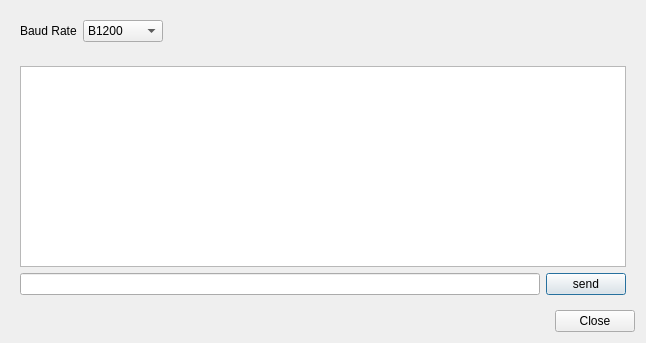
<?xml version="1.0" encoding="UTF-8"?>
<ui version="4.0">
 <class>SerialDialog</class>
 <widget class="QDialog" name="SerialDialog">
  <property name="geometry">
   <rect>
    <x>0</x>
    <y>0</y>
    <width>646</width>
    <height>343</height>
   </rect>
  </property>
  <property name="windowTitle">
   <string>Dialog</string>
  </property>
  <layout class="QVBoxLayout" name="verticalLayout">
   <item>
    <widget class="QWidget" name="widget" native="true">
     <layout class="QHBoxLayout" name="horizontalLayout">
      <item>
       <widget class="QLabel" name="label">
        <property name="text">
         <string>Baud Rate</string>
        </property>
       </widget>
      </item>
      <item>
       <widget class="QComboBox" name="comboBox">
        <item>
         <property name="text">
          <string>B1200</string>
         </property>
        </item>
        <item>
         <property name="text">
          <string>B1800</string>
         </property>
        </item>
        <item>
         <property name="text">
          <string>B2400</string>
         </property>
        </item>
        <item>
         <property name="text">
          <string>B4800</string>
         </property>
        </item>
        <item>
         <property name="text">
          <string>B9600</string>
         </property>
        </item>
        <item>
         <property name="text">
          <string>B19200</string>
         </property>
        </item>
        <item>
         <property name="text">
          <string>B38400</string>
         </property>
        </item>
        <item>
         <property name="text">
          <string>B38400</string>
         </property>
        </item>
        <item>
         <property name="text">
          <string>B57600</string>
         </property>
        </item>
        <item>
         <property name="text">
          <string>B115200 </string>
         </property>
        </item>
       </widget>
      </item>
      <item>
       <spacer name="horizontalSpacer">
        <property name="orientation">
         <enum>Qt::Horizontal</enum>
        </property>
        <property name="sizeHint" stdset="0">
         <size>
          <width>451</width>
          <height>20</height>
         </size>
        </property>
       </spacer>
      </item>
     </layout>
    </widget>
   </item>
   <item>
    <widget class="QWidget" name="uiWMsgBox" native="true">
     <layout class="QGridLayout" name="gridLayout">
      <item row="1" column="0">
       <widget class="QLineEdit" name="lineEdit"/>
      </item>
      <item row="1" column="1">
       <widget class="QPushButton" name="pushButton">
        <property name="text">
         <string>send</string>
        </property>
       </widget>
      </item>
      <item row="0" column="0" colspan="2">
       <widget class="QTextBrowser" name="textBrowser"/>
      </item>
     </layout>
    </widget>
   </item>
   <item>
    <widget class="QDialogButtonBox" name="buttonBox">
     <property name="orientation">
      <enum>Qt::Horizontal</enum>
     </property>
     <property name="standardButtons">
      <set>QDialogButtonBox::Close</set>
     </property>
    </widget>
   </item>
  </layout>
 </widget>
 <resources/>
 <connections>
  <connection>
   <sender>buttonBox</sender>
   <signal>accepted()</signal>
   <receiver>SerialDialog</receiver>
   <slot>accept()</slot>
   <hints>
    <hint type="sourcelabel">
     <x>248</x>
     <y>254</y>
    </hint>
    <hint type="destinationlabel">
     <x>157</x>
     <y>274</y>
    </hint>
   </hints>
  </connection>
  <connection>
   <sender>buttonBox</sender>
   <signal>rejected()</signal>
   <receiver>SerialDialog</receiver>
   <slot>reject()</slot>
   <hints>
    <hint type="sourcelabel">
     <x>316</x>
     <y>260</y>
    </hint>
    <hint type="destinationlabel">
     <x>286</x>
     <y>274</y>
    </hint>
   </hints>
  </connection>
 </connections>
</ui>
